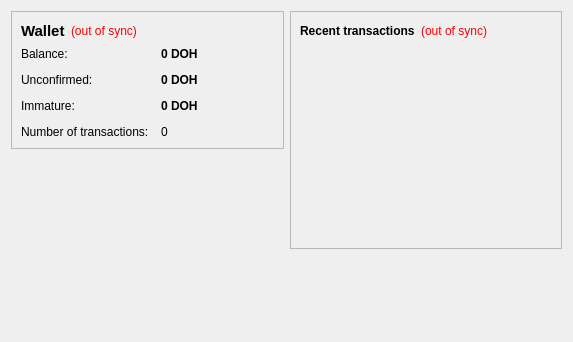
<?xml version="1.0" encoding="UTF-8"?>
<ui version="4.0">
 <class>OverviewPage</class>
 <widget class="QWidget" name="OverviewPage">
  <property name="geometry">
   <rect>
    <x>0</x>
    <y>0</y>
    <width>573</width>
    <height>342</height>
   </rect>
  </property>
  <property name="windowTitle">
   <string>Form</string>
  </property>
  <layout class="QHBoxLayout" name="horizontalLayout" stretch="1,1">
   <item>
    <layout class="QVBoxLayout" name="verticalLayout_2">
     <item>
      <widget class="QFrame" name="frame">
       <property name="frameShape">
        <enum>QFrame::StyledPanel</enum>
       </property>
       <property name="frameShadow">
        <enum>QFrame::Raised</enum>
       </property>
       <layout class="QVBoxLayout" name="verticalLayout_4">
        <item>
         <layout class="QHBoxLayout" name="horizontalLayout_4">
          <item>
           <widget class="QLabel" name="label_5">
            <property name="font">
             <font>
              <pointsize>11</pointsize>
              <weight>75</weight>
              <bold>true</bold>
             </font>
            </property>
            <property name="text">
             <string>Wallet</string>
            </property>
           </widget>
          </item>
          <item>
           <widget class="QLabel" name="labelWalletStatus">
            <property name="toolTip">
             <string>The displayed information may be out of date. Your wallet automatically synchronizes with the Alcohoin network after a connection is established, but this process has not completed yet.</string>
            </property>
            <property name="styleSheet">
             <string notr="true">QLabel { color: red; }</string>
            </property>
            <property name="text">
             <string notr="true">(out of sync)</string>
            </property>
            <property name="alignment">
             <set>Qt::AlignLeading|Qt::AlignLeft|Qt::AlignVCenter</set>
            </property>
           </widget>
          </item>
          <item>
           <spacer name="horizontalSpacer_2">
            <property name="orientation">
             <enum>Qt::Horizontal</enum>
            </property>
            <property name="sizeHint" stdset="0">
             <size>
              <width>40</width>
              <height>20</height>
             </size>
            </property>
           </spacer>
          </item>
         </layout>
        </item>
        <item>
         <layout class="QFormLayout" name="formLayout_2">
          <property name="fieldGrowthPolicy">
           <enum>QFormLayout::AllNonFixedFieldsGrow</enum>
          </property>
          <property name="horizontalSpacing">
           <number>12</number>
          </property>
          <property name="verticalSpacing">
           <number>12</number>
          </property>
          <item row="0" column="0">
           <widget class="QLabel" name="label">
            <property name="text">
             <string>Balance:</string>
            </property>
           </widget>
          </item>
          <item row="0" column="1">
           <widget class="QLabel" name="labelBalance">
            <property name="font">
             <font>
              <weight>75</weight>
              <bold>true</bold>
             </font>
            </property>
            <property name="cursor">
             <cursorShape>IBeamCursor</cursorShape>
            </property>
            <property name="toolTip">
             <string>Your current balance</string>
            </property>
            <property name="text">
             <string notr="true">0 DOH</string>
            </property>
            <property name="textInteractionFlags">
             <set>Qt::LinksAccessibleByMouse|Qt::TextSelectableByKeyboard|Qt::TextSelectableByMouse</set>
            </property>
           </widget>
          </item>
          <item row="1" column="0">
           <widget class="QLabel" name="label_3">
            <property name="text">
             <string>Unconfirmed:</string>
            </property>
           </widget>
          </item>
          <item row="1" column="1">
           <widget class="QLabel" name="labelUnconfirmed">
            <property name="font">
             <font>
              <weight>75</weight>
              <bold>true</bold>
             </font>
            </property>
            <property name="cursor">
             <cursorShape>IBeamCursor</cursorShape>
            </property>
            <property name="toolTip">
             <string>Total of transactions that have yet to be confirmed, and do not yet count toward the current balance</string>
            </property>
            <property name="text">
             <string notr="true">0 DOH</string>
            </property>
            <property name="textInteractionFlags">
             <set>Qt::LinksAccessibleByMouse|Qt::TextSelectableByKeyboard|Qt::TextSelectableByMouse</set>
            </property>
           </widget>
          </item>
          <item row="3" column="0">
           <widget class="QLabel" name="label_2">
            <property name="text">
             <string>Number of transactions:</string>
            </property>
           </widget>
          </item>
          <item row="3" column="1">
           <widget class="QLabel" name="labelNumTransactions">
            <property name="toolTip">
             <string>Total number of transactions in wallet</string>
            </property>
            <property name="text">
             <string notr="true">0</string>
            </property>
           </widget>
          </item>
          <item row="2" column="0">
           <widget class="QLabel" name="labelImmatureText">
            <property name="text">
             <string>Immature:</string>
            </property>
           </widget>
          </item>
          <item row="2" column="1">
           <widget class="QLabel" name="labelImmature">
            <property name="font">
             <font>
              <weight>75</weight>
              <bold>true</bold>
             </font>
            </property>
            <property name="toolTip">
             <string>Mined balance that has not yet matured</string>
            </property>
            <property name="text">
             <string notr="true">0 DOH</string>
            </property>
            <property name="textInteractionFlags">
             <set>Qt::LinksAccessibleByMouse|Qt::TextSelectableByKeyboard|Qt::TextSelectableByMouse</set>
            </property>
           </widget>
          </item>
         </layout>
        </item>
       </layout>
      </widget>
     </item>
     <item>
      <spacer name="verticalSpacer">
       <property name="orientation">
        <enum>Qt::Vertical</enum>
       </property>
       <property name="sizeHint" stdset="0">
        <size>
         <width>20</width>
         <height>40</height>
        </size>
       </property>
      </spacer>
     </item>
     <item>
      <widget class="QLabel" name="label_6">
       <property name="text">
        <string/>
       </property>
       <property name="pixmap">
        <pixmap resource="../bitcoin.qrc">:/images/backg</pixmap>
       </property>
       <property name="scaledContents">
        <bool>false</bool>
       </property>
       <property name="alignment">
        <set>Qt::AlignCenter</set>
       </property>
       <property name="margin">
        <number>-2</number>
       </property>
      </widget>
     </item>
    </layout>
   </item>
   <item>
    <layout class="QVBoxLayout" name="verticalLayout_3">
     <item>
      <widget class="QFrame" name="frame_2">
       <property name="frameShape">
        <enum>QFrame::StyledPanel</enum>
       </property>
       <property name="frameShadow">
        <enum>QFrame::Raised</enum>
       </property>
       <layout class="QVBoxLayout" name="verticalLayout">
        <item>
         <layout class="QHBoxLayout" name="horizontalLayout_2">
          <item>
           <widget class="QLabel" name="label_4">
            <property name="text">
             <string>&lt;b&gt;Recent transactions&lt;/b&gt;</string>
            </property>
           </widget>
          </item>
          <item>
           <widget class="QLabel" name="labelTransactionsStatus">
            <property name="toolTip">
             <string>The displayed information may be out of date. Your wallet automatically synchronizes with the Alcohoin network after a connection is established, but this process has not completed yet.</string>
            </property>
            <property name="styleSheet">
             <string notr="true">QLabel { color: red; }</string>
            </property>
            <property name="text">
             <string notr="true">(out of sync)</string>
            </property>
            <property name="alignment">
             <set>Qt::AlignRight|Qt::AlignTrailing|Qt::AlignVCenter</set>
            </property>
           </widget>
          </item>
          <item>
           <spacer name="horizontalSpacer">
            <property name="orientation">
             <enum>Qt::Horizontal</enum>
            </property>
            <property name="sizeHint" stdset="0">
             <size>
              <width>40</width>
              <height>20</height>
             </size>
            </property>
           </spacer>
          </item>
         </layout>
        </item>
        <item>
         <widget class="QListView" name="listTransactions">
          <property name="styleSheet">
           <string notr="true">QListView { background: transparent; }</string>
          </property>
          <property name="frameShape">
           <enum>QFrame::NoFrame</enum>
          </property>
          <property name="verticalScrollBarPolicy">
           <enum>Qt::ScrollBarAlwaysOff</enum>
          </property>
          <property name="horizontalScrollBarPolicy">
           <enum>Qt::ScrollBarAlwaysOff</enum>
          </property>
          <property name="selectionMode">
           <enum>QAbstractItemView::NoSelection</enum>
          </property>
         </widget>
        </item>
       </layout>
      </widget>
     </item>
     <item>
      <spacer name="verticalSpacer_2">
       <property name="orientation">
        <enum>Qt::Vertical</enum>
       </property>
       <property name="sizeHint" stdset="0">
        <size>
         <width>20</width>
         <height>40</height>
        </size>
       </property>
      </spacer>
     </item>
    </layout>
   </item>
  </layout>
 </widget>
 <resources/>
 <connections/>
</ui>
